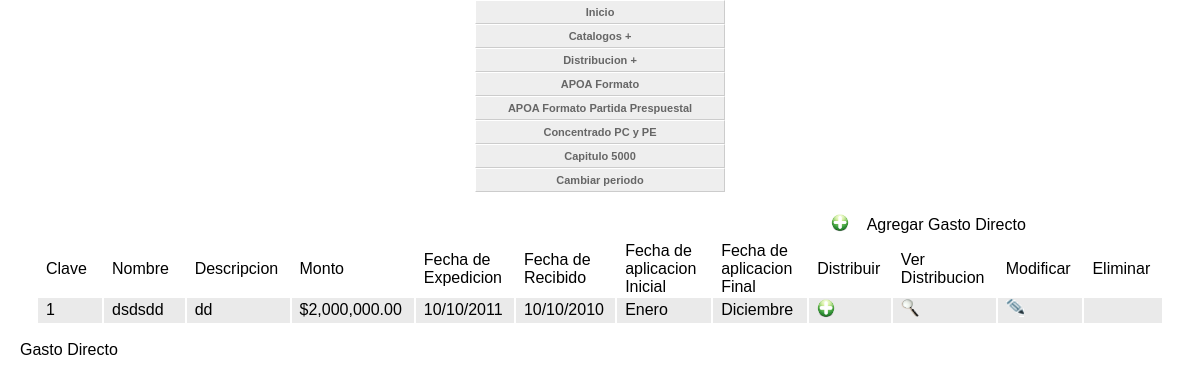
/gastodirecto.php, run on the app's committed database.
### tables this page shows
CREATE TABLE `gastodirecto` (
  `clave` varchar(50) default NULL,
  `nombre` varchar(200) NOT NULL,
  `descripcion` longtext NOT NULL,
  `vigencia` date NOT NULL,
  `monto` double NOT NULL,
  `fecha_inicial` varchar(20) NOT NULL,
  `fecha_final` varchar(20) NOT NULL,
  `id_gastodirecto` int(11) NOT NULL auto_increment,
  `fecha_expedicion` date NOT NULL,
  `fecha_recibido` date NOT NULL,
  PRIMARY KEY  (`id_gastodirecto`)
);

### gastodirecto.php (the view, shortened to what this page needs)
<!DOCTYPE html PUBLIC "-//W3C//DTD XHTML 4.01 Transitional//EN" "http://www.w3.org/TR/xhtml1/DTD/xhtml1-transitional.dtd">
<html xmlns="http://www.w3.org/1999/xhtml">
<head>
</head>
<body onload="cargar();" onunload="window.opener.history.go(0);" >
<div  align="center" class="cssMenu">
							<ul id="navmenu">
  <li><a href="index_menu.php">Inicio</a></li>
  <li><a >Catalogos +</a>
  </li>
  <li><a href="#">Distribucion +</a>
  </li>
  <li><a  href="combo_apoa.php">APOA Formato</a></li>
  <li><a   href="APOApartidaPresupuestal.php">APOA Formato Partida Prespuestal</a></li>
  <li><a  href="programa_operativo_anual.php">Concentrado PC y PE</a></li>
  <li><a href="formato_capitulo5000.php">Capitulo 5000</a></li>
  <li><a href="index.php">Cambiar periodo</a></li>
</ul>
						</div>
<form id="form1" name="form1" method="post" action="">
  <table width="100%" border="0" align="center">
    <tr>
      <td colspan="11"><table width="100%" border="0">
        <tr>
          <td width="76%">&nbsp;</td>
          <td width="3%"><a href="agregar_gastodirecto.php" title="Agregar Gasto Directo" rel="gb_page_center[940,500]"><img src="images/add.png" width="18" height="18" alt="Agregar" border="0" /></a></td>
          <td width="21%">Agregar Gasto Directo</td>
        </tr>
      </table></td>
    </tr>
    <tr>
      <td width="46">Clave</td>
      <td width="62">Nombre</td>
      <td width="83">Descripcion</td>
      <td width="53">Monto</td>
      <td width="79">Fecha de Expedicion</td>
      <td width="64">Fecha de Recibido</td>
      <td width="75">Fecha de aplicacion Inicial</td>
      <td width="75">Fecha de aplicacion Final</td>
      <td width="15">Distribuir</td>
      <td width="15">Ver Distribucion</td>
      <td width="66">Modificar</td>
      <td width="59">Eliminar</td>
    </tr>
<?PHP
	$Sql="SELECT clave,nombre,descripcion,DATE_FORMAT(vigencia,'%d/%m/%Y') as vigencia,monto,fecha_inicial,fecha_final,id_gastodirecto, DATE_FORMAT(fecha_expedicion,'%d/%m/%Y') as fecha_expedicion ,DATE_FORMAT(fecha_recibido,'%d/%m/%Y') as fecha_recibido FROM gastodirecto";
	$ISql = mysql_query($Sql);
	$num=mysql_num_rows($ISql);
	if($num>0)
	{
		$a=1;
		while($row = mysql_fetch_array($ISql))
		{
		if($a==0)
		{
		?>
            <? $a=1;}else{?>
            <tr class="odd">
			<? $a=0;}?>
      			<td><? echo $row[0]; ?></td>
		      	<td><? echo $row[1]; ?></td>
                <td><? echo $row[2]; ?></td>
      			<td><? echo "$".number_format($row[4], 2, '.', ','); ?></td>
      			<td><? echo $row[8]; ?></td>
      			<td><? echo $row[9]; ?></td>
      			<td><? echo $row[5]; ?></td>
      			<td><? echo $row[6]; ?></td>
      			<td align="center"><a href="agregar_gastodirecto_capitulo.php?idd=<?=$row[0].'&monto='.$row[4];?>" title="Distribuir Gasto Directo" rel="gb_page_center[940,350]"><img src="images/add.png" width="18" height="19" border="0"/></a></td>
      			<td align="center"><a href="gastodistribucion.php?idd=<?=$row[7];?>" title="Distribucion Gasto Directo" rel="gb_page_center[940,350]"><img src="images/lupa.png" width="18" height="18" border="0"/></a></td>
      			<td align="center"><a href="modificar_gastodirecto.php?idd=<?=$row[0]; ?>" title="Modificar Gasto Directo" rel="gb_page_center[940,500]"><img src="imagenes/ico_edit.gif" width="18" height="18" border="0"/></a></td>
                <? $val=$row[4]; if($val==0){ ?>
      			<td align="center"><img src="images/delete.gif" width="18" height="18" alt="Eliminar" border="0" onclick="eliminar('<?=$row[0];?>');" /></td><? }else{ ?><td width="26" align="center"></td><? }?>
    		</tr>
    <?
		}
	}
?>
  </table>
</form>
<link type="text/css" rel="stylesheet" href="stylesheets/TableGear.css" />
<link href="greybox/gb_styles.css" rel="stylesheet" type="text/css" />
						<span class="txtcontenidoazul">Gasto Directo</span>
</body>
</html>

### cssmenuhorizontal.css (style rules this page uses)
ul#navmenu, ul#navmenu li, ul#navmenu ul { margin: 0; border: 0 none; padding: 0; width: 250px; list-style: none; }
ul#navmenu li { display: block !important; display: inline; position: relative; }
ul#navmenu a { border: 1px solid #FFF; border-right-color: #CCC; border-bottom-color: #CCC; padding: 0 6px; display: block; background: #EEE; color: #666; font: bold 11px/22px Verdana, Arial, Helvetica, sans-serif; text-decoration: none; height: auto !important; height: 100%; }

### stylesheets/TableGear.css (style rules this page uses)
body { margin: 0 auto; padding: 0 20px 20px 20px; font-family: Tahoma, Helvetica, Arial, sans-serif; }
form { padding: 1em; }
tr.odd { background-color: #eaeaea; }
th,td { text-align: left; }
td { height: 1.6em; padding: 0 0.5em; }

### gastodirecto.php (style rules this page uses)
a { color: #900; text-decoration: none; }

### data on the page
gastodirecto: clave "1", nombre "dsdsdd", descripcion "dd", monto "2,000,000.00", row "10/10/2011", row "10/10/2010", fecha_inicial "Enero", fecha_final "Diciembre"
